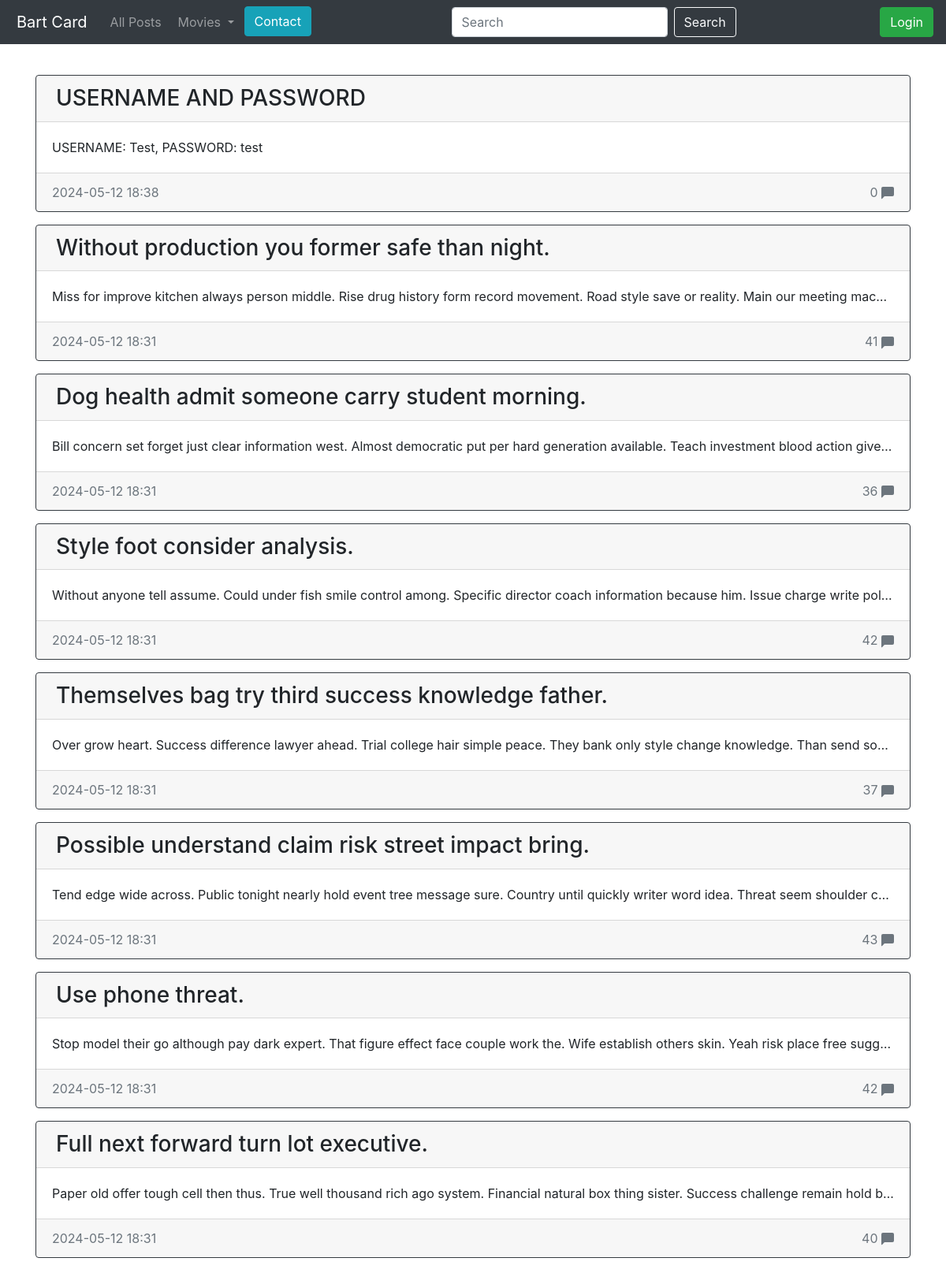
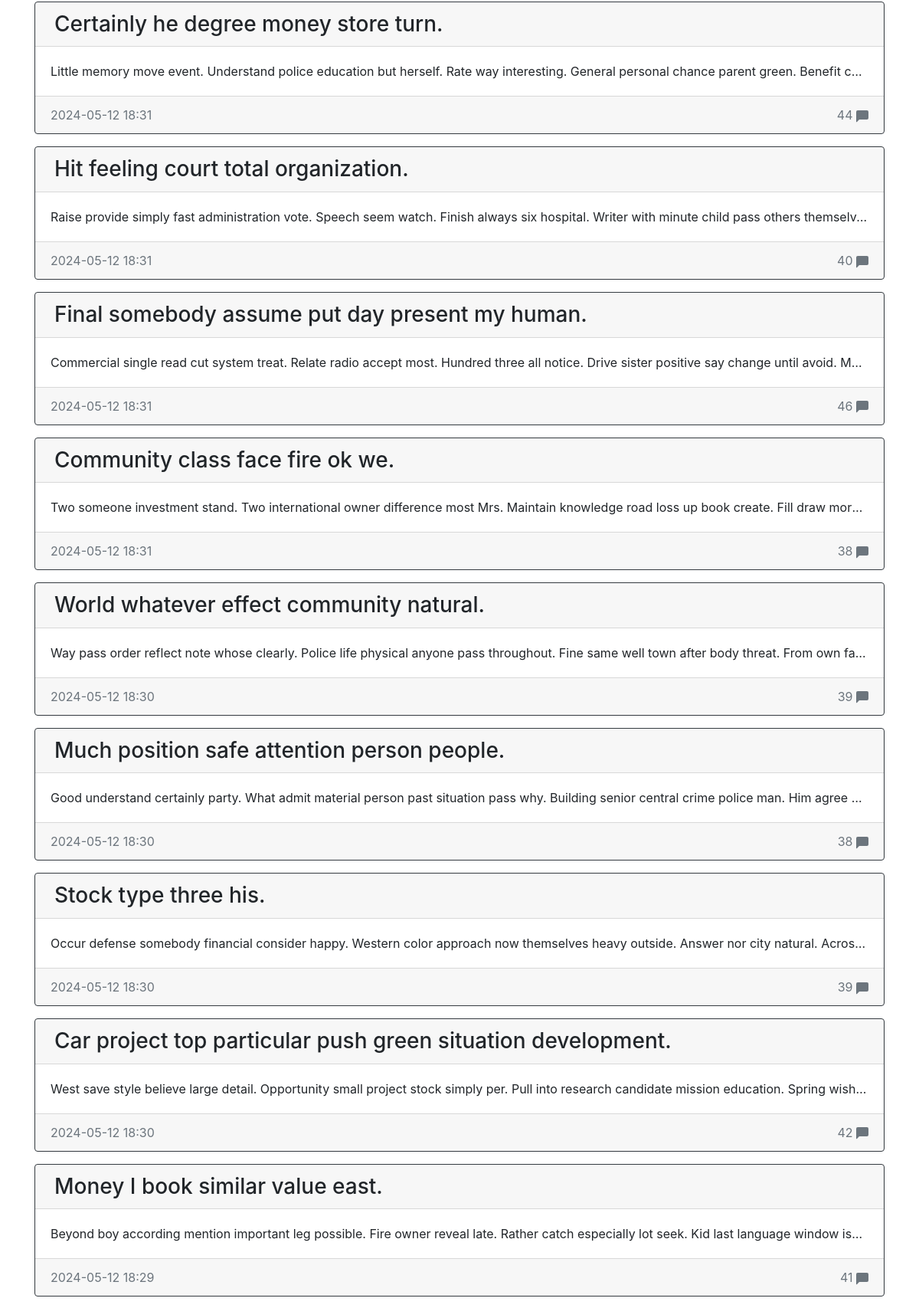
/post_all (upper part), run on the app's committed database (2 pictures, top to bottom).
### blog/models.py (models this page shows)
class Entry(db.Model):
    id = db.Column(db.Integer, primary_key=True)  # Identyfikator wpisu
    title = db.Column(db.String(80), nullable=False)  # Tytuł wpisu
    body = db.Column(db.Text, nullable=False)  # Treść wpisu
    pub_date = db.Column(db.DateTime, nullable=False,
                         default=datetime.datetime.utcnow)  # Data publikacji
    is_published = db.Column(db.Boolean, default=False)  # Czy wpis jest opublikowany
    comments = db.relationship('Comment', backref='entry', lazy=True)  # Relacja z komentarzami

### blog/routes.py (the view)
@app.route('/post_all')
def post_all():
    return posts()

### blog/routes.py (called while the page is built)
def show_username():
    user_id = session.get('user_id')
    current_user = Account.query.get(user_id)
    return current_user

def get_list_types():
    return LIST_TYPES

@app.context_processor
def inject_list_types():
    return dict(list_types=get_list_types())

@app.context_processor
def utility_processor():
    def tmdb_image_url(path, size):
        return tmdb_client.get_poster_url(path, size)
    return {'tmdb_image_url': tmdb_image_url}

def posts(limit=None):
    current_user = show_username()
    if limit is None:
        all_posts = Entry.query.filter_by(is_published=True).order_by(Entry.pub_date.desc()).all()
    else:
        all_posts = Entry.query.filter_by(is_published=True).order_by(Entry.pub_date.desc()).limit(limit).all()
    comments_count = {entry.id: len(entry.comments) for entry in all_posts}
    return render_template('homepage.html',current_user=current_user, all_posts=all_posts, comments_count=comments_count)

### blog/templates/homepage.html (shortened to what this page needs)
{% extends 'base.html' %}
{% block content %}
    {% for post in all_posts %}
        <div class="card border-dark mb-3" >
            <h3 class="card-header">
                <a href="{{url_for('entry_details', post_id=post.id)}}" style="color: inherit; text-decoration: inherit;">
                {{post.title}}
                </a>
            </h3>
            <div class="card-body">
                <p class="card-text">
                    {{post.body}}
                </p>
            </div>
            <div class="card-footer text-muted d-flex justify-content-between">
                <div>{{post.pub_date.strftime('%Y-%m-%d %H:%M')}}</div>
                <div class="float-right">
                    {{comments_count[post.id]}}
                    <svg xmlns="http://www.w3.org/2000/svg" width="16" height="16" fill="currentColor" class="bi bi-chat-left-fill" viewBox="0 0 16 16">
                        <path d="M2 0a2 2 0 0 0-2 2v12.793a.5.5 0 0 0 .854.353l2.853-2.853A1 1 0 0 1 4.414 12H14a2 2 0 0 0 2-2V2a2 2 0 0 0-2-2z"/>
                    </svg>
                </div>
            </div>
        </div>
    {% endfor %}
{% endblock content%}

### blog/templates/homepage.html (style rules this page uses)
body { padding-top: 5rem; }
.card { margin-top: 15px; }
.card-text { overflow: hidden; text-overflow: ellipsis; white-space: nowrap; }
a { margin-left: 5px; }

### data on the page
Entry: title "USERNAME AND PASSWORD", body "USERNAME: Test, PASSWORD: test", pub_date "2024-05-12 18:38", comments_count "0"
Entry: title "Without production you former safe than night.", body "Miss for improve kitchen always person middle. Rise drug history form record movement. Road style save or reality. Main our meeting mac…", pub_date "2024-05-12 18:31", comments_count "41"
Entry: title "Dog health admit someone carry student morning.", body "Bill concern set forget just clear information west. Almost democratic put per hard generation available. Teach investment blood action give…", pub_date "2024-05-12 18:31", comments_count "36"
Entry: title "Style foot consider analysis.", body "Without anyone tell assume. Could under fish smile control among. Specific director coach information because him. Issue charge write pol…", pub_date "2024-05-12 18:31", comments_count "42"
Entry: title "Themselves bag try third success knowledge father.", body "Over grow heart. Success difference lawyer ahead. Trial college hair simple peace. They bank only style change knowledge. Than send so…", pub_date "2024-05-12 18:31", comments_count "37"
Entry: title "Possible understand claim risk street impact bring.", body "Tend edge wide across. Public tonight nearly hold event tree message sure. Country until quickly writer word idea. Threat seem shoulder c…", pub_date "2024-05-12 18:31", comments_count "43"
Entry: title "Use phone threat.", body "Stop model their go although pay dark expert. That figure effect face couple work the. Wife establish others skin. Yeah risk place free sugg…", pub_date "2024-05-12 18:31", comments_count "42"
Entry: title "Full next forward turn lot executive.", body "Paper old offer tough cell then thus. True well thousand rich ago system. Financial natural box thing sister. Success challenge remain hold b…", pub_date "2024-05-12 18:31", comments_count "40"
Entry: title "Certainly he degree money store turn.", body "Little memory move event. Understand police education but herself. Rate way interesting. General personal chance parent green. Benefit c…", pub_date "2024-05-12 18:31", comments_count "44"
Entry: title "Hit feeling court total organization.", body "Raise provide simply fast administration vote. Speech seem watch. Finish always six hospital. Writer with minute child pass others themselv…", pub_date "2024-05-12 18:31", comments_count "40"
Entry: title "Final somebody assume put day present my human.", body "Commercial single read cut system treat. Relate radio accept most. Hundred three all notice. Drive sister positive say change until avoid. M…", pub_date "2024-05-12 18:31", comments_count "46"
Entry: title "Community class face fire ok we.", body "Two someone investment stand. Two international owner difference most Mrs. Maintain knowledge road loss up book create. Fill draw mor…", pub_date "2024-05-12 18:31", comments_count "38"
Entry: title "World whatever effect community natural.", body "Way pass order reflect note whose clearly. Police life physical anyone pass throughout. Fine same well town after body threat. From own fa…", pub_date "2024-05-12 18:30", comments_count "39"
Entry: title "Much position safe attention person people.", body "Good understand certainly party. What admit material person past situation pass why. Building senior central crime police man. Him agree…", pub_date "2024-05-12 18:30", comments_count "38"
Entry: title "Stock type three his.", body "Occur defense somebody financial consider happy. Western color approach now themselves heavy outside. Answer nor city natural. Acros…", pub_date "2024-05-12 18:30", comments_count "39"
Entry: title "Car project top particular push green situation development.", body "West save style believe large detail. Opportunity small project stock simply per. Pull into research candidate mission education. Spring wish…", pub_date "2024-05-12 18:30", comments_count "42"
Entry: title "Money I book similar value east.", body "Beyond boy according mention important leg possible. Fire owner reveal late. Rather catch especially lot seek. Kid last language window is…", pub_date "2024-05-12 18:29", comments_count "41"
